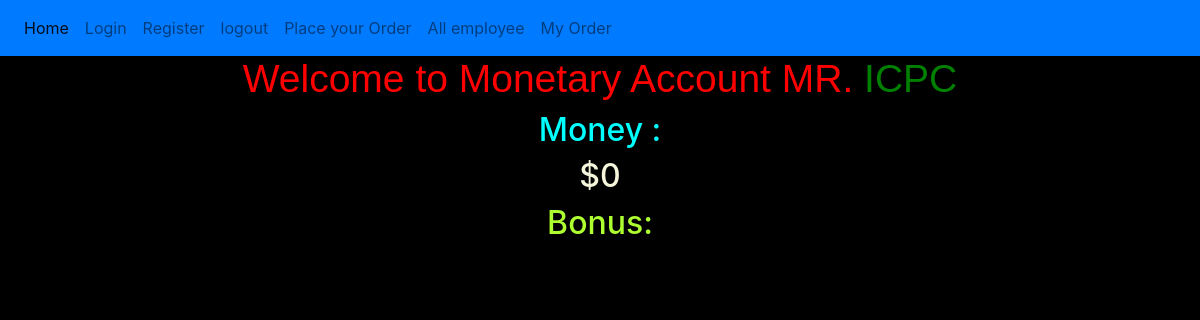
The app's page /account/ (signed in), older data.
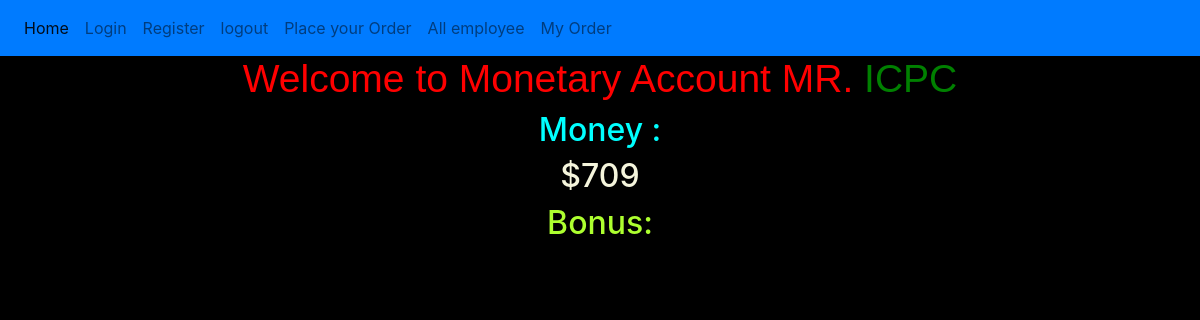
The same page, newer data.
### Order/models.py (models this page shows, shortened)
class Monetary(models.Model):
    user=models.OneToOneField(Employee,default=1,on_delete=models.CASCADE)
    Money=models.IntegerField(default=0);
    bonus=models.IntegerField(default=0);

class Employee(models.Model):
    account=models.OneToOneField(User,default=1,on_delete=models.CASCADE)
    def __str__(self):
        return f"{self.account.username}"

### Order/views.py (the view)
# urls.py: path('account/',views.ACCOUNT,name="money"),
def ACCOUNT(req):
    A=Employee.objects.filter(account=req.user).first()
    print(A)
    G=Monetary.objects.filter(user=A).first()
    return render(req,"Order/account.html",{"F":G})

### Order/templates/Order/account.html (shortened to what this page needs)
{% load static %}
<!doctype html>
<html lang="en">
<head>
    <link rel="stylesheet" href="https://stackpath.bootstrapcdn.com/bootstrap/4.5.2/css/bootstrap.min.css">
</head>
<body style="background-color: black;">
    <nav class="navbar navbar-expand-lg navbar-light bg-primary">
        <div class="collapse navbar-collapse" id="navbarNav">
            <ul class="navbar-nav">
                <li class="nav-item active">
                    <a class="nav-link" href="/">Home <span class="sr-only">(current)</span></a>
                </li>
                <li class="nav-item">
                    <a class="nav-link" href="/login">Login</a>
                </li>
                <li class="nav-item">
                    <a class="nav-link" href="/register">Register</a>
                </li>
                <li class="nav-item">
                    <a class="nav-link" href="/logout">logout</a>
                </li>
                <li class="nav-item">
                    <a class="nav-link" href="/order">Place your Order</a>
                </li>
                <li class="nav-item">
                    <a class="nav-link" href="/employee"> All employee</a>
                </li>
                <li class="nav-item">
                    <a class="nav-link" href="/myorder">My Order</a>
                </li>
            </ul>
        </div>
    </nav>
    <center>
        <h1 style="color:red;font-size:39px;font-family:Arial, Helvetica, sans-serif"> Welcome to Monetary Account MR.
            <span style="color:green">{{F.user.account.username}}</span></h1>
        <h2 style=" color:aqua "> Money :</h2>
        <h2 style="color:beige ">${{F.Money}}</h2>
        <h2 style="color:greenyellow ">Bonus: </h2>
    </center>
</body>
</html>

Row changes from the older to the newer data that the page shows:
changed Monetary "ICPC": Money "0" → "709"
